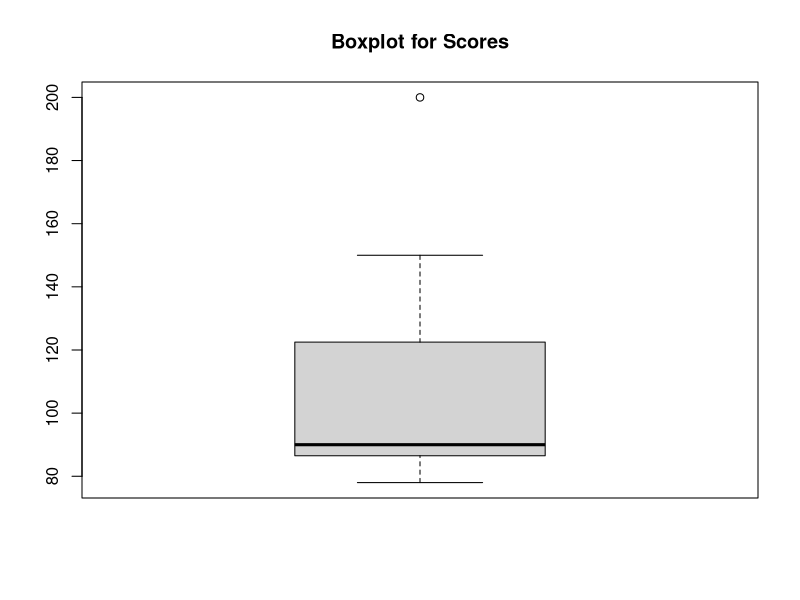

This chart was generated by the following R code:

# Binomial Distribution

##Probability of exactly 3 successes in 10 trials with p = 0.5


dbinom(3,size = 10,prob = 0.5)  # exact probability

# 

## Probability of 3 or fewer successes in 10 trials with p = 0.5

### Calculates the cumulative probability up to x successes.

# p -> cummalative probability
# q -> quartile
# r -> random 


?dbinom

dbinom(3,size = 10,prob = 0.5)
pbinom(3,size = 10,prob = 0.5)
pbinom(3,size = 10,prob = 0.5,lower.tail = FALSE)
qbinom(0.5,size = 10,prob = 0.5)
rbinom(10,size = 10,prob = 0.5)

dbinom(6,size = 15,prob = 0.4)
pbinom(6,size = 15,prob = 0.4,lower.tail = FALSE)


# Hypergeometric Distribution

?dhyper

N = 52
K =13
n=5
prob_2_hearts = dhyper(2,K,N-K,n)
print(prob_2_hearts)


defective_3_items = dhyper(3,20,13,6)
print(defective_3_items)

N = 20
K = 7
n = 6

at_least_3 = phyper(3,K,N-K,n)
print(at_least_3)


#  Poisson Distribution

lambda = 5
prob_7_calls = dpois(7, lambda)
print((prob_7_calls))



lambda = 10
prob_no_hits = dpois(0,lambda)
print(prob_no_hits)

at_least_5 = ppois(5,lambda,lower.tail = FALSE)
print(at_least_5)


# Geometric Distribution

p = 1/6
prob_4_rolls = dgeom(3, prob = p)
print(prob_4_rolls)







#### part 2

df = data.frame(
  ID = 1:8,
  Name = c("chamidu","dewmi","sayuri","chithira",NA,"koshidu","bob","helen"),
  Age = c(23,22,NA,45,50,NA,75,90),
  Score = c(85,NA,78,45,67,89,90,NA)
)

print(df)

# detecting missing values

## check null values
table(is.na(df))

## column-wise count of missing values
colSums(is.na(df))

# Handling the missing values

## method 1 - removing rows with missing values

df_clean = na.omit(df)
print(df_clean)

## method 2 - filling missing values with mean/median/mode

# fill the age column with mean

df$Age[is.na(df$Age)] = mean(df$Age,na.rm = TRUE)

print(df)

# fill the score column with median

df$Score[is.na(df$Score)] = median((df$Score),na.rm = TRUE)
print(df)



## Method 3: Using mice Library for Advanced Imputation


df = data.frame(
  ID = 1:8,
  Name = c("chamidu","dewmi","sayuri","chithira",NA,"koshidu","bob","helen"),
  Age = c(23,22,NA,45,50,NA,75,90),
  Score = c(85,NA,78,45,67,89,90,NA)
)
library(mice)
df_imputed = mice(df, method = "pmm", m = 1)
df_cleaned = complete(df_imputed)
print(df_cleaned)


# Handling Duplicates

df_duplicates = data.frame(
  ID = c(1, 2, 3, 3, 4, 5, 5, 6),
  Name = c("Alice", "Bob", "Charlie", "Charlie", "David", "Frank", "Frank",
           "George"),
  Age = c(25, 30, 30, 30, 40, 50, 50, 60)
)

print(df_duplicates)

# Detecting Duplicates

# Identify duplicates
duplicated(df_duplicates)

# Display duplicate rows
df_duplicates[duplicated(df_duplicates), ]

# Method 1: Remove All Duplicate Rows

df_unique = df_duplicates[!duplicated(df_duplicates), ]
print(df_unique)


# Method 2: Keep Only the Last Occurrence
df_last = df_duplicates[!duplicated(df_duplicates, fromLast = TRUE), ]
print(df_last)

# 3. Handling Outliers

# Sample Dataset with Outliers


df_outliers = data.frame(
  Student = c("A", "B", "C", "D", "E", "F", "G"),
  Scores = c(78, 85, 90, 95, 150, 200, 88) # 150 and 200 are outliers
)
print(df_outliers)



# Detecting Outliers


# Method 1: Using Boxplot
boxplot(df_outliers$Scores, main = "Boxplot for Scores")


# Method 2: Using IQR (Interquartile Range)

Q1 = quantile(df_outliers$Scores, 0.25)
Q3 = quantile(df_outliers$Scores, 0.75)
IQR_value = Q3 - Q1


 # Identifying Outliers

outlier_condition = df_outliers$Scores < (Q1 - 1.5 * IQR_value) |
  df_outliers$Scores > (Q3 + 1.5 * IQR_value)
print(df_outliers[outlier_condition, ])






#  Handling Outliers

# Method 1: Removing Outliers
df_no_outliers = df_outliers[!outlier_condition, ]
print(df_no_outliers)


# Method 2: Capping Outliers (Winsorizing)
# Cap extreme values at upper and lower thresholds
df_outliers$Scores[df_outliers$Scores > (Q3 + 1.5 * IQR_value)] = Q3 + 1.5 *
  IQR_value
df_outliers$Scores[df_outliers$Scores < (Q1 - 1.5 * IQR_value)] = Q1 - 1.5 *
  IQR_value
print(df_outliers)









